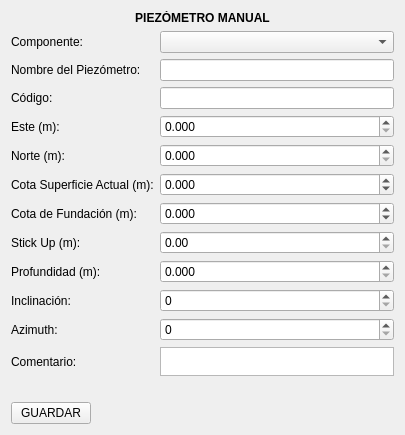
<?xml version="1.0" encoding="UTF-8"?>
<ui version="4.0">
 <class>Form</class>
 <widget class="QWidget" name="Form">
  <property name="geometry">
   <rect>
    <x>0</x>
    <y>0</y>
    <width>405</width>
    <height>435</height>
   </rect>
  </property>
  <property name="minimumSize">
   <size>
    <width>405</width>
    <height>435</height>
   </size>
  </property>
  <property name="windowTitle">
   <string>Form</string>
  </property>
  <property name="styleSheet">
   <string notr="true"/>
  </property>
  <layout class="QVBoxLayout" name="verticalLayout">
   <item>
    <widget class="QLabel" name="label_12">
     <property name="font">
      <font>
       <weight>75</weight>
       <bold>true</bold>
      </font>
     </property>
     <property name="text">
      <string>PIEZÓMETRO MANUAL</string>
     </property>
     <property name="alignment">
      <set>Qt::AlignCenter</set>
     </property>
    </widget>
   </item>
   <item>
    <layout class="QGridLayout" name="gridLayout">
     <item row="11" column="1">
      <widget class="QTextEdit" name="input_comentario"/>
     </item>
     <item row="12" column="0" colspan="2">
      <widget class="QLabel" name="label_mensaje_error">
       <property name="styleSheet">
        <string notr="true">color: rgb(255, 0, 0);</string>
       </property>
       <property name="text">
        <string/>
       </property>
       <property name="alignment">
        <set>Qt::AlignCenter</set>
       </property>
      </widget>
     </item>
     <item row="10" column="1">
      <widget class="QSpinBox" name="input_azimut">
       <property name="maximum">
        <number>360</number>
       </property>
      </widget>
     </item>
     <item row="6" column="1">
      <widget class="QDoubleSpinBox" name="input_fundacion">
       <property name="decimals">
        <number>3</number>
       </property>
       <property name="minimum">
        <double>-500.000000000000000</double>
       </property>
       <property name="maximum">
        <double>9999.998999999999796</double>
       </property>
      </widget>
     </item>
     <item row="6" column="0">
      <widget class="QLabel" name="label_11">
       <property name="text">
        <string>Cota de Fundación (m):</string>
       </property>
      </widget>
     </item>
     <item row="9" column="1">
      <widget class="QSpinBox" name="input_inclinacion">
       <property name="maximum">
        <number>90</number>
       </property>
      </widget>
     </item>
     <item row="8" column="1">
      <widget class="QDoubleSpinBox" name="input_profundidad">
       <property name="decimals">
        <number>3</number>
       </property>
       <property name="maximum">
        <double>9999.998999999999796</double>
       </property>
      </widget>
     </item>
     <item row="1" column="1">
      <widget class="QLineEdit" name="input_nombre"/>
     </item>
     <item row="1" column="0">
      <widget class="QLabel" name="label_2">
       <property name="text">
        <string>Nombre del Piezómetro:</string>
       </property>
      </widget>
     </item>
     <item row="2" column="1">
      <widget class="QLineEdit" name="input_codigo"/>
     </item>
     <item row="2" column="0">
      <widget class="QLabel" name="label_3">
       <property name="text">
        <string>Código:</string>
       </property>
      </widget>
     </item>
     <item row="3" column="1">
      <widget class="QDoubleSpinBox" name="input_este">
       <property name="decimals">
        <number>3</number>
       </property>
       <property name="maximum">
        <double>999999999.998999953269958</double>
       </property>
      </widget>
     </item>
     <item row="3" column="0">
      <widget class="QLabel" name="label_5">
       <property name="text">
        <string>Este (m):</string>
       </property>
      </widget>
     </item>
     <item row="4" column="1">
      <widget class="QDoubleSpinBox" name="input_norte">
       <property name="decimals">
        <number>3</number>
       </property>
       <property name="maximum">
        <double>9999999999.000000000000000</double>
       </property>
      </widget>
     </item>
     <item row="10" column="0">
      <widget class="QLabel" name="label_8">
       <property name="text">
        <string>Azimuth:</string>
       </property>
      </widget>
     </item>
     <item row="11" column="0">
      <widget class="QLabel" name="label">
       <property name="text">
        <string>Comentario:</string>
       </property>
      </widget>
     </item>
     <item row="4" column="0">
      <widget class="QLabel" name="label_4">
       <property name="text">
        <string>Norte (m):</string>
       </property>
      </widget>
     </item>
     <item row="8" column="0">
      <widget class="QLabel" name="label_9">
       <property name="text">
        <string>Profundidad (m):</string>
       </property>
      </widget>
     </item>
     <item row="9" column="0">
      <widget class="QLabel" name="label_7">
       <property name="text">
        <string>Inclinación:</string>
       </property>
      </widget>
     </item>
     <item row="7" column="1">
      <widget class="QDoubleSpinBox" name="input_stickup">
       <property name="maximum">
        <double>999.990000000000009</double>
       </property>
      </widget>
     </item>
     <item row="7" column="0">
      <widget class="QLabel" name="label_10">
       <property name="text">
        <string>Stick Up (m):</string>
       </property>
      </widget>
     </item>
     <item row="5" column="1">
      <widget class="QDoubleSpinBox" name="input_elevacion">
       <property name="decimals">
        <number>3</number>
       </property>
       <property name="minimum">
        <double>-500.000000000000000</double>
       </property>
       <property name="maximum">
        <double>9999.998999999999796</double>
       </property>
      </widget>
     </item>
     <item row="5" column="0">
      <widget class="QLabel" name="label_cota">
       <property name="text">
        <string>Cota Superficie Actual (m):</string>
       </property>
      </widget>
     </item>
     <item row="0" column="1">
      <widget class="QComboBox" name="cb_lista_componentes"/>
     </item>
     <item row="0" column="0">
      <widget class="QLabel" name="label_6">
       <property name="text">
        <string>Componente:</string>
       </property>
      </widget>
     </item>
    </layout>
   </item>
   <item>
    <widget class="QFrame" name="frame">
     <property name="styleSheet">
      <string notr="true">QFrame {
    border: none;
    outline: none;
}</string>
     </property>
     <property name="frameShape">
      <enum>QFrame::StyledPanel</enum>
     </property>
     <property name="frameShadow">
      <enum>QFrame::Raised</enum>
     </property>
     <layout class="QHBoxLayout" name="horizontalLayout">
      <property name="leftMargin">
       <number>0</number>
      </property>
      <property name="topMargin">
       <number>0</number>
      </property>
      <property name="rightMargin">
       <number>0</number>
      </property>
      <property name="bottomMargin">
       <number>0</number>
      </property>
      <item>
       <widget class="QPushButton" name="btn_aceptar_nuevo">
        <property name="text">
         <string>GUARDAR</string>
        </property>
       </widget>
      </item>
      <item>
       <spacer name="horizontalSpacer">
        <property name="orientation">
         <enum>Qt::Horizontal</enum>
        </property>
        <property name="sizeHint" stdset="0">
         <size>
          <width>227</width>
          <height>20</height>
         </size>
        </property>
       </spacer>
      </item>
     </layout>
    </widget>
   </item>
  </layout>
 </widget>
 <resources/>
 <connections/>
</ui>
